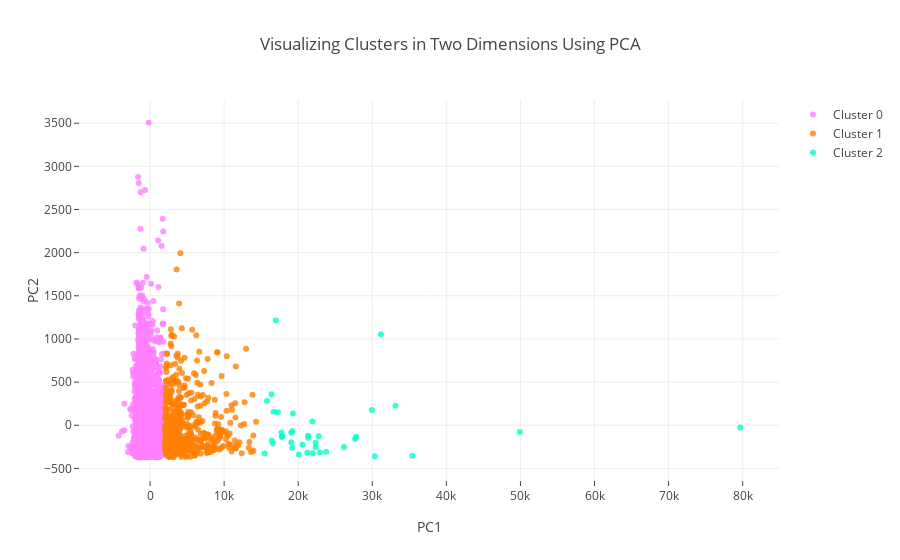

Here is the notebook cell this chart was saved with:
### Code cell
#Instructions for building the 2-D plot

#trace1 is for 'Cluster 0'
trace1 = go.Scatter(
                    x = cluster0["PC1_2d"],
                    y = cluster0["PC2_2d"],
                    mode = "markers",
                    name = "Cluster 0",
                    marker = dict(color = 'rgba(255, 128, 255, 0.8)'),
                    text = None)

#trace2 is for 'Cluster 1'
trace2 = go.Scatter(
                    x = cluster1["PC1_2d"],
                    y = cluster1["PC2_2d"],
                    mode = "markers",
                    name = "Cluster 1",
                    marker = dict(color = 'rgba(255, 128, 2, 0.8)'),
                    text = None)

#trace3 is for 'Cluster 2'
trace3 = go.Scatter(
                    x = cluster2["PC1_2d"],
                    y = cluster2["PC2_2d"],
                    mode = "markers",
                    name = "Cluster 2",
                    marker = dict(color = 'rgba(0, 255, 200, 0.8)'),
                    text = None)

data = [trace1, trace2, trace3]

title = "Visualizing Clusters in Two Dimensions Using PCA"

layout = dict(title = title,
              xaxis= dict(title= 'PC1',ticklen= 5,zeroline= False),
              yaxis= dict(title= 'PC2',ticklen= 5,zeroline= False)
             )

fig = dict(data = data, layout = layout)

iplot(fig)

### Figure 1 — Plotly figure (JSON) as saved in the notebook; plotly's stock layout.template omitted (floating-point values rounded to 4 significant figures; data arrays with more than 128 entries replaced by an {"elided": "..."} marker saying what was removed)
{"data": [{"marker": {"color": "rgba(255, 128, 255, 0.8)"}, "mode": "markers", "name": "Cluster 0", "type": "scatter", "uid": "ad381c3c-b9d6-444d-85e7-dbb14044e66a", "x": {"elided": "4416 float values"}, "y": {"elided": "4416 float values"}}, {"marker": {"color": "rgba(255, 128, 2, 0.8)"}, "mode": "markers", "name": "Cluster 1", "type": "scatter", "uid": "5305d5c1-869d-4a82-abd4-408c326b1c68", "x": {"elided": "546 float values"}, "y": {"elided": "546 float values"}}, {"marker": {"color": "rgba(0, 255, 200, 0.8)"}, "mode": "markers", "name": "Cluster 2", "type": "scatter", "uid": "b0e6f2b8-4a7a-4f26-a7c9-f7cded1dca70", "x": [20090.0, 19200.0, 19060.0, 19280.0, 20560.0, 15470.0, 16990.0, 21340.0, 21970.0, 17750.0, 22360.0, 22930.0, 17840.0, 31160.0, 21900.0, 79680.0, 16440.0, 26170.0, 27680.0, 16670.0, 21340.0, 35410.0, 19060.0, 33120.0, 21230.0, 16590.0, 22750.0, 29950.0, 49920.0, 19200.0, 16400.0, 27820.0, 23770.0, 30350.0, 15770.0, 17790.0, 17250.0, 22360.0], "y": [-339.4, -261.0, -197.9, 137.0, -226.7, -326.1, 1213.0, -121.1, -324.4, -84.21, -202.6, -314.9, -127.3, 1055.0, 44.68, -26.82, -176.5, -251.5, -158.3, 156.3, -146.1, -353.2, -86.9, 224.9, -317.0, -212.6, -126.8, 176.6, -76.64, -67.95, 360.5, -133.3, -307.3, -357.7, 279.8, -136.2, 150.0, -254.6]}], "layout": {"title": {"text": "Visualizing Clusters in Two Dimensions Using PCA"}, "xaxis": {"ticklen": 5, "title": {"text": "PC1"}, "zeroline": false}, "yaxis": {"ticklen": 5, "title": {"text": "PC2"}, "zeroline": false}}}
